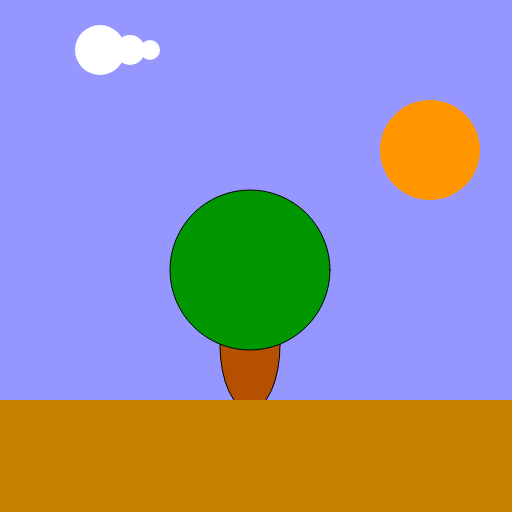
Frame 1 (no input)
Frame 60 (no input): identical to frame 1, image omitted
Frame 120 (the mouse pressed at the canvas centre since frame 60): identical to frame 1, image omitted

The p5.js sketch that drew this single still picture (run headless with seeded random() and noise() and a simulated clock; from frame 60 on, the mouse is pressed at the canvas centre):

// p5.js sketch
// ── sketch.js
//declare variables
var groundPos_y;

//variables for the tree
var tree;


function setup() 
{
    createCanvas(512,512);
    
    //initialise variables
    groundPos_y = 400;

    // create tree object
    tree = {pos_x: 250,  trunkHeight: 130, Radius: 160, TrunkWidth: 60};

};

function draw()
{
    background(150,150,255);
    
    //sun
    noStroke();
    fill(255,150,0);
    ellipse(430,150,100,100);
    
    //tree
    stroke(0);
    //trunk
    fill(180,80,0);
    ellipse(
        tree.pos_x,
        groundPos_y - tree.trunkHeight/2 + 10,
        tree.TrunkWidth,
        tree.trunkHeight);
    //leaves
    fill(0,150,0);
    ellipse(
        tree.pos_x,
        groundPos_y - tree.trunkHeight,
        tree.Radius,
        tree.Radius);
    
    //cloud
    noStroke();
    fill(255);
    ellipse(100,50,50,50);
    ellipse(130,50,30,30);
    ellipse(150,50,20,20);
    
    //ground
    fill(200,130,0);
    rect(0,groundPos_y,width,112);
    

}
